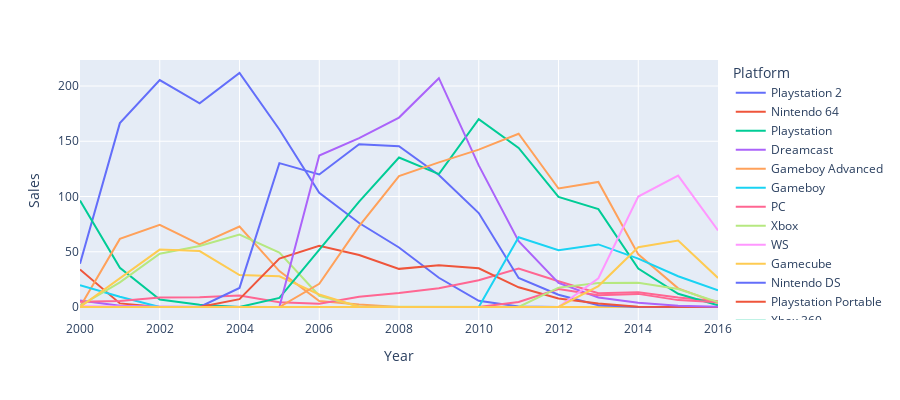

Notebook code cell kept with this figure:
### Code cell
fig = px.line(all_long_df, x="Year", y="Sales", color='Platform',height=400)
fig.show()

### Figure 1 — Plotly figure (JSON) as saved in the notebook; plotly's stock layout.template omitted (floating-point values rounded to 4 significant figures)
{"data": [{"hovertemplate": "Platform=Playstation 2<br>Year=%{x}<br>Sales=%{y}<extra></extra>", "legendgroup": "Playstation 2", "line": {"color": "#636efa", "dash": "solid"}, "marker": {"symbol": "circle"}, "mode": "lines", "name": "Playstation 2", "orientation": "v", "showlegend": true, "type": "scatter", "x": [2000, 2001, 2002, 2003, 2004, 2005, 2006, 2007, 2008, 2009, 2010, 2011, 2012, 2013, 2014, 2015, 2016], "xaxis": "x", "y": [39.11, 166.4, 205.4, 184.3, 211.8, 160.6, 103.4, 76, 53.83, 26.45, 5.63, 0.47, 0, 0, 0, 0, 0], "yaxis": "y"}, {"hovertemplate": "Platform=Nintendo 64<br>Year=%{x}<br>Sales=%{y}<extra></extra>", "legendgroup": "Nintendo 64", "line": {"color": "#EF553B", "dash": "solid"}, "marker": {"symbol": "circle"}, "mode": "lines", "name": "Nintendo 64", "orientation": "v", "showlegend": true, "type": "scatter", "x": [2000, 2001, 2002, 2003, 2004, 2005, 2006, 2007, 2008, 2009, 2010, 2011, 2012, 2013, 2014, 2015, 2016], "xaxis": "x", "y": [34.01, 3.26, 0.08, 0, 0, 0, 0, 0, 0, 0, 0, 0, 0, 0, 0, 0, 0], "yaxis": "y"}, {"hovertemplate": "Platform=Playstation<br>Year=%{x}<br>Sales=%{y}<extra></extra>", "legendgroup": "Playstation", "line": {"color": "#00cc96", "dash": "solid"}, "marker": {"symbol": "circle"}, "mode": "lines", "name": "Playstation", "orientation": "v", "showlegend": true, "type": "scatter", "x": [2000, 2001, 2002, 2003, 2004, 2005, 2006, 2007, 2008, 2009, 2010, 2011, 2012, 2013, 2014, 2015, 2016], "xaxis": "x", "y": [96.3, 35.52, 6.69, 2.05, 0, 0, 0, 0, 0, 0, 0, 0, 0, 0, 0, 0, 0], "yaxis": "y"}, {"hovertemplate": "Platform=Dreamcast<br>Year=%{x}<br>Sales=%{y}<extra></extra>", "legendgroup": "Dreamcast", "line": {"color": "#ab63fa", "dash": "solid"}, "marker": {"symbol": "circle"}, "mode": "lines", "name": "Dreamcast", "orientation": "v", "showlegend": true, "type": "scatter", "x": [2000, 2001, 2002, 2003, 2004, 2005, 2006, 2007, 2008, 2009, 2010, 2011, 2012, 2013, 2014, 2015, 2016], "xaxis": "x", "y": [5.99, 1.07, 0.29, 0, 0, 0, 0, 0.02, 0.04, 0, 0, 0, 0, 0, 0, 0, 0], "yaxis": "y"}, {"hovertemplate": "Platform=Gameboy Advanced<br>Year=%{x}<br>Sales=%{y}<extra></extra>", "legendgroup": "Gameboy Advanced", "line": {"color": "#FFA15A", "dash": "solid"}, "marker": {"symbol": "circle"}, "mode": "lines", "name": "Gameboy Advanced", "orientation": "v", "showlegend": true, "type": "scatter", "x": [2000, 2001, 2002, 2003, 2004, 2005, 2006, 2007, 2008, 2009, 2010, 2011, 2012, 2013, 2014, 2015, 2016], "xaxis": "x", "y": [0.06, 61.62, 74.38, 56.73, 72.79, 32.47, 5.35, 2.22, 0, 0, 0, 0, 0, 0, 0, 0, 0], "yaxis": "y"}, {"hovertemplate": "Platform=Gameboy<br>Year=%{x}<br>Sales=%{y}<extra></extra>", "legendgroup": "Gameboy", "line": {"color": "#19d3f3", "dash": "solid"}, "marker": {"symbol": "circle"}, "mode": "lines", "name": "Gameboy", "orientation": "v", "showlegend": true, "type": "scatter", "x": [2000, 2001, 2002, 2003, 2004, 2005, 2006, 2007, 2008, 2009, 2010, 2011, 2012, 2013, 2014, 2015, 2016], "xaxis": "x", "y": [19.76, 9.24, 0, 0, 0, 0, 0, 0, 0, 0, 0, 0, 0, 0, 0, 0, 0], "yaxis": "y"}, {"hovertemplate": "Platform=PC<br>Year=%{x}<br>Sales=%{y}<extra></extra>", "legendgroup": "PC", "line": {"color": "#FF6692", "dash": "solid"}, "marker": {"symbol": "circle"}, "mode": "lines", "name": "PC", "orientation": "v", "showlegend": true, "type": "scatter", "x": [2000, 2001, 2002, 2003, 2004, 2005, 2006, 2007, 2008, 2009, 2010, 2011, 2012, 2013, 2014, 2015, 2016], "xaxis": "x", "y": [4.68, 5.51, 8.59, 8.91, 10.41, 4.41, 2.91, 9.33, 12.59, 16.94, 24.2, 34.91, 23.28, 12.4, 13.3, 8.55, 5.27], "yaxis": "y"}, {"hovertemplate": "Platform=Xbox<br>Year=%{x}<br>Sales=%{y}<extra></extra>", "legendgroup": "Xbox", "line": {"color": "#B6E880", "dash": "solid"}, "marker": {"symbol": "circle"}, "mode": "lines", "name": "Xbox", "orientation": "v", "showlegend": true, "type": "scatter", "x": [2000, 2001, 2002, 2003, 2004, 2005, 2006, 2007, 2008, 2009, 2010, 2011, 2012, 2013, 2014, 2015, 2016], "xaxis": "x", "y": [0.99, 22.24, 48.15, 55.16, 65.5, 49.17, 10.15, 0.55, 0.18, 0, 0, 0, 0, 0, 0, 0, 0], "yaxis": "y"}, {"hovertemplate": "Platform=WS<br>Year=%{x}<br>Sales=%{y}<extra></extra>", "legendgroup": "WS", "line": {"color": "#FF97FF", "dash": "solid"}, "marker": {"symbol": "circle"}, "mode": "lines", "name": "WS", "orientation": "v", "showlegend": true, "type": "scatter", "x": [2000, 2001, 2002, 2003, 2004, 2005, 2006, 2007, 2008, 2009, 2010, 2011, 2012, 2013, 2014, 2015, 2016], "xaxis": "x", "y": [0.68, 0.28, 0, 0, 0, 0, 0, 0, 0, 0, 0, 0, 0, 0, 0, 0, 0], "yaxis": "y"}, {"hovertemplate": "Platform=Gamecube<br>Year=%{x}<br>Sales=%{y}<extra></extra>", "legendgroup": "Gamecube", "line": {"color": "#FECB52", "dash": "solid"}, "marker": {"symbol": "circle"}, "mode": "lines", "name": "Gamecube", "orientation": "v", "showlegend": true, "type": "scatter", "x": [2000, 2001, 2002, 2003, 2004, 2005, 2006, 2007, 2008, 2009, 2010, 2011, 2012, 2013, 2014, 2015, 2016], "xaxis": "x", "y": [0, 26.3, 51.93, 50.66, 28.89, 27.8, 11.29, 0.27, 0, 0, 0, 0, 0, 0, 0, 0, 0], "yaxis": "y"}, {"hovertemplate": "Platform=Nintendo DS<br>Year=%{x}<br>Sales=%{y}<extra></extra>", "legendgroup": "Nintendo DS", "line": {"color": "#636efa", "dash": "solid"}, "marker": {"symbol": "circle"}, "mode": "lines", "name": "Nintendo DS", "orientation": "v", "showlegend": true, "type": "scatter", "x": [2000, 2001, 2002, 2003, 2004, 2005, 2006, 2007, 2008, 2009, 2010, 2011, 2012, 2013, 2014, 2015, 2016], "xaxis": "x", "y": [0, 0, 0, 0, 17.27, 130.2, 119.9, 147.3, 145.4, 119.5, 84.98, 26.26, 11.06, 1.54, 0, 0, 0], "yaxis": "y"}, {"hovertemplate": "Platform=Playstation Portable<br>Year=%{x}<br>Sales=%{y}<extra></extra>", "legendgroup": "Playstation Portable", "line": {"color": "#EF553B", "dash": "solid"}, "marker": {"symbol": "circle"}, "mode": "lines", "name": "Playstation Portable", "orientation": "v", "showlegend": true, "type": "scatter", "x": [2000, 2001, 2002, 2003, 2004, 2005, 2006, 2007, 2008, 2009, 2010, 2011, 2012, 2013, 2014, 2015, 2016], "xaxis": "x", "y": [0, 0, 0, 0, 7.11, 43.89, 55.45, 47.05, 34.52, 37.78, 34.98, 17.82, 7.69, 3.14, 0.24, 0.12, 0], "yaxis": "y"}, {"hovertemplate": "Platform=Xbox 360<br>Year=%{x}<br>Sales=%{y}<extra></extra>", "legendgroup": "Xbox 360", "line": {"color": "#00cc96", "dash": "solid"}, "marker": {"symbol": "circle"}, "mode": "lines", "name": "Xbox 360", "orientation": "v", "showlegend": true, "type": "scatter", "x": [2000, 2001, 2002, 2003, 2004, 2005, 2006, 2007, 2008, 2009, 2010, 2011, 2012, 2013, 2014, 2015, 2016], "xaxis": "x", "y": [0, 0, 0, 0, 0, 8.27, 51.66, 95.43, 135.2, 120.3, 170.1, 143.9, 99.65, 88.58, 34.78, 11.95, 1.52], "yaxis": "y"}, {"hovertemplate": "Platform=Nintendo Wii<br>Year=%{x}<br>Sales=%{y}<extra></extra>", "legendgroup": "Nintendo Wii", "line": {"color": "#ab63fa", "dash": "solid"}, "marker": {"symbol": "circle"}, "mode": "lines", "name": "Nintendo Wii", "orientation": "v", "showlegend": true, "type": "scatter", "x": [2000, 2001, 2002, 2003, 2004, 2005, 2006, 2007, 2008, 2009, 2010, 2011, 2012, 2013, 2014, 2015, 2016], "xaxis": "x", "y": [0, 0, 0, 0, 0, 0, 137.1, 152.9, 171.4, 207.1, 128.2, 59.64, 21.71, 8.6, 3.75, 1.14, 0.18], "yaxis": "y"}, {"hovertemplate": "Platform=Playstation 3<br>Year=%{x}<br>Sales=%{y}<extra></extra>", "legendgroup": "Playstation 3", "line": {"color": "#FFA15A", "dash": "solid"}, "marker": {"symbol": "circle"}, "mode": "lines", "name": "Playstation 3", "orientation": "v", "showlegend": true, "type": "scatter", "x": [2000, 2001, 2002, 2003, 2004, 2005, 2006, 2007, 2008, 2009, 2010, 2011, 2012, 2013, 2014, 2015, 2016], "xaxis": "x", "y": [0, 0, 0, 0, 0, 0, 20.95, 73.14, 118.5, 130.9, 142.4, 156.8, 107.3, 113.2, 47.63, 16.87, 3.58], "yaxis": "y"}, {"hovertemplate": "Platform=Nintendo 3DS<br>Year=%{x}<br>Sales=%{y}<extra></extra>", "legendgroup": "Nintendo 3DS", "line": {"color": "#19d3f3", "dash": "solid"}, "marker": {"symbol": "circle"}, "mode": "lines", "name": "Nintendo 3DS", "orientation": "v", "showlegend": true, "type": "scatter", "x": [2000, 2001, 2002, 2003, 2004, 2005, 2006, 2007, 2008, 2009, 2010, 2011, 2012, 2013, 2014, 2015, 2016], "xaxis": "x", "y": [0, 0, 0, 0, 0, 0, 0, 0, 0, 0, 0, 63.17, 51.36, 56.64, 43.8, 27.81, 15.14], "yaxis": "y"}, {"hovertemplate": "Platform=Playstation Vita<br>Year=%{x}<br>Sales=%{y}<extra></extra>", "legendgroup": "Playstation Vita", "line": {"color": "#FF6692", "dash": "solid"}, "marker": {"symbol": "circle"}, "mode": "lines", "name": "Playstation Vita", "orientation": "v", "showlegend": true, "type": "scatter", "x": [2000, 2001, 2002, 2003, 2004, 2005, 2006, 2007, 2008, 2009, 2010, 2011, 2012, 2013, 2014, 2015, 2016], "xaxis": "x", "y": [0, 0, 0, 0, 0, 0, 0, 0, 0, 0, 0, 4.6, 16.28, 10.58, 11.87, 6.23, 4.24], "yaxis": "y"}, {"hovertemplate": "Platform=Nintendo WiiU<br>Year=%{x}<br>Sales=%{y}<extra></extra>", "legendgroup": "Nintendo WiiU", "line": {"color": "#B6E880", "dash": "solid"}, "marker": {"symbol": "circle"}, "mode": "lines", "name": "Nintendo WiiU", "orientation": "v", "showlegend": true, "type": "scatter", "x": [2000, 2001, 2002, 2003, 2004, 2005, 2006, 2007, 2008, 2009, 2010, 2011, 2012, 2013, 2014, 2015, 2016], "xaxis": "x", "y": [0, 0, 0, 0, 0, 0, 0, 0, 0, 0, 0, 0, 17.54, 21.68, 22.03, 16.33, 4.58], "yaxis": "y"}, {"hovertemplate": "Platform=Playstation 4<br>Year=%{x}<br>Sales=%{y}<extra></extra>", "legendgroup": "Playstation 4", "line": {"color": "#FF97FF", "dash": "solid"}, "marker": {"symbol": "circle"}, "mode": "lines", "name": "Playstation 4", "orientation": "v", "showlegend": true, "type": "scatter", "x": [2000, 2001, 2002, 2003, 2004, 2005, 2006, 2007, 2008, 2009, 2010, 2011, 2012, 2013, 2014, 2015, 2016], "xaxis": "x", "y": [0, 0, 0, 0, 0, 0, 0, 0, 0, 0, 0, 0, 0, 25.97, 99.97, 119.0, 69.29], "yaxis": "y"}, {"hovertemplate": "Platform=Xbox One<br>Year=%{x}<br>Sales=%{y}<extra></extra>", "legendgroup": "Xbox One", "line": {"color": "#FECB52", "dash": "solid"}, "marker": {"symbol": "circle"}, "mode": "lines", "name": "Xbox One", "orientation": "v", "showlegend": true, "type": "scatter", "x": [2000, 2001, 2002, 2003, 2004, 2005, 2006, 2007, 2008, 2009, 2010, 2011, 2012, 2013, 2014, 2015, 2016], "xaxis": "x", "y": [0, 0, 0, 0, 0, 0, 0, 0, 0, 0, 0, 0, 0, 18.94, 54.14, 60.09, 26.27], "yaxis": "y"}], "layout": {"height": 400, "legend": {"title": {"text": "Platform"}, "tracegroupgap": 0}, "margin": {"t": 60}, "xaxis": {"anchor": "y", "domain": [0, 1], "title": {"text": "Year"}}, "yaxis": {"anchor": "x", "domain": [0, 1], "title": {"text": "Sales"}}}}
